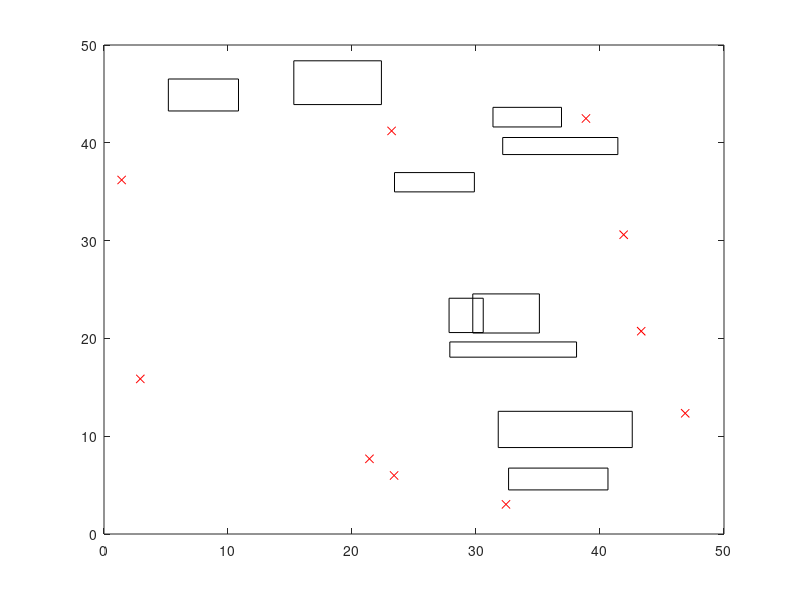

MATLAB code to generate this figure: (Note: this script raises an error after producing the figure.)
%% Obstacle builder
close all hidden;
%Graph Variables:
Xmax=50;%maximum x-dimension
Ymax=50;%maximum y-dimension

% create 0 matrix with [3 columns: C1 for ID, C2&C3 for coordinates] and 
% [N rows for the nodes]
N=10;
mat=zeros(N,3);
for i = 1:N
    randXN=Xmax*rand;
    randYN=Ymax*rand;
    new=[i randYN randXN];
    mat(i,:)=new;
    
end
figure ('Name','Nodes');
mate=mat(:,[2 3]);
plot(mat(:,2),mat(:,3),'rx')
%scatter(mat(:,2),mat(:,3));

%Bbstacle Variables:
MinObstacleCount=6;%define min amount of obstacles
MaxObstacleCount=20;
ObstacleCount=randi([MinObstacleCount,MaxObstacleCount]);%define max amount of obstacles
ObstacleMatrix=zeros(ObstacleCount,5);%create obstacle matrix for rectangles where columns are: index, x, y, w, h
ObstacleMap=zeros(ObstacleCount,4);
%figure('Name','Obstacles');
%axis([0,50,0,50])
j=1;
while j<=ObstacleCount %while loop for constructing obstacles
    x1=Xmax*rand; %random x coordinate
    y1=Xmax*rand; %random y coordinate
    w=Ymax*rand*0.2+1;  %random width
    h=Ymax*rand*0.1+1;  %random height
    k=1; 
    while k<j+1 %while loop for checking all obstacles for collission with newly made obstacle

        %Define variables
        OM2=ObstacleMatrix(k,2);
        OM3=ObstacleMatrix(k,3);
        xv=ObstacleMatrix(k,2)+ObstacleMatrix(k,4);
        yv=ObstacleMatrix(k,3)+ObstacleMatrix(k,5);
        Ow=x1+w;
        Oh=y1+h;
             %Point in obstacle
             % x and y inside obstacle
             if x1>=OM2 & x1<=xv & y1>=OM3 & y1<=yv
                    x1=Xmax*rand;
                    y1=Xmax*rand;
                    disp('If-statement 1 break');
                    k=1;

%following drawing depicts an obstacle in our state space where every vertice is assigned a number, zo we can describe how the new obstacle could intersect.                     
%     3                 
%     __                 yv.__.                             Oh.__.
% 2  |__|  4               |__| (points on old obstacle)      |__| (points on new obstacle) 
%                       OM3'  'xv                           y1'  'Ow
%     1                    OM2                                x1


             %other possible intersections       
             else
                    % Oh inside interval of obstacle onwards
                    if Oh<=yv & Oh>= OM3
                        % y1 and Oh inside interval of obstacle
                        if y1<=yv & y1>=OM3
                            % x1 outside interval and Ow inside interval of obstacle: 2 intersection fully
                            if x1<=OM2 & x1<=xv & Ow>=OM2 & Ow>=xv 
                                x1=Xmax*rand;
                                y1=Xmax*rand;
                                disp('If-statement 2f break');
                                k=1;
                            % x1 and Ow outside interval of obstacle: 2,4 intersection
                            elseif x1<=OM2 & x1<=xv & Ow<=OM2 & Ow<=xv 
                                x1=Xmax*rand;
                                y1=Xmax*rand;
                                disp('If-statement 2,4 break');
                                k=1;
                            end
                        % Oh inside interval and y1 outside interval
                        elseif y1<=yv & y1<=OM3
                            % x1 and Ow outside interval of obstacle: 2 intersection partially down
                            if x1<=OM2 & x1<=xv & Ow<=OM2 & Ow<=xv
                                x1=Xmax*rand;
                                y1=Xmax*rand;
                                disp('If-statement 2pd break');
                                k=1;
                            % x1 outside and Ow inside interval of obstacle: 2,1 intersection 
                            elseif x1<=OM2 & x1<=xv & Ow>=OM2 & Ow<=xv
                                x1=Xmax*rand;
                                y1=Xmax*rand;
                                disp('If-statement 2,1 break');
                                k=1;
                            % x1 inside and Ow outside interval of obstacle: 1,4 intersection 
                            elseif x1>=OM2 & x1<=xv & Ow>=OM2 & Ow>=xv
                                x1=Xmax*rand;
                                y1=Xmax*rand;
                                disp('If-statement 1,4 break');
                                k=1;
                            % x1 and Ow inside interval of obstacle: 3 intersection fully
                            elseif x1>=OM2 & x1<=-xv & Ow>=OM2 & Ow<=xv
                                x1=Xmax*rand;
                                y1=Xmax*rand;
                                disp('If-statement 3f break');
                                k=1;
                            end
                        end
                    % Oh outside interval of obstacle onwards
                    % x1 inside interval of obstacle
                    elseif x1>=OM2 & x1<=xv
                        % y1 and Oh outside of interval obstacle
                        if y1<=OM3 & y1<=yv & Oh>=OM3 & Oh>=yv
                            % Ow inside interval of obstacle: 1,3 intersection
                            if Ow>=OM2 & Ow<=xv 
                                x1=Xmax*rand;
                                y1=Xmax*rand;
                                disp('If-statement 1,3 break');
                                k=1;
                            % Ow outside interval of obstacle: 1,3 intersection partially right
                            elseif Ow>=OM2 & Ow>=xv
                                x1=Xmax*rand;
                                y1=Xmax*rand;
                                disp('If-statement 1,3pr break');
                                k=1;
                            end
                        end
                    % x1 outside interval of obstacle onwards
                    elseif x1<=OM2 & x1<=xv
                        % Ow inside interval of obstacle
                        if Ow>=OM2 & Ow<=xv
                            % y1 inside and Oh outside interval of obstacle: 2,3 intersection
                            if y1>=OM3 & y1<=yv & Oh>=OM3 & Oh>=yv
                                x1=Xmax*rand;
                                y1=Xmax*rand;
                                disp('If-statement 2,3 break');
                                k=1;
                            % y1 and Oh outside interval of obstacle: 1,3 intersection partially left
                            elseif y1<=OM3 & y1<=yv & Oh>=OM3 & Oh>=yv
                                x1=Xmax*rand;
                                y1=Xmax*rand;
                                disp('If-statement 1,3pl break');
                                k=1;
                            end
                        end
                    % y1 inside and x1, Ow and Oh outside interval obstacle: 2 intersection partially up
                    elseif y1>=OM3 & y1<=yv & x1<=OM2 & x1<=xv & Ow>=OM2 & Ow>=xv & Oh>=OM3 & Oh>=yv
                        x1=Xmax*rand;
                        y1=Xmax*rand;
                        disp('If-statement 2pu break');
                        k=1;
                    %encapsulation obstacle
                    elseif y1<=OM3 & y1<=Oh & Oh>=OM3 & Oh>=yv & x1<=OM2 & x1<=xv & Ow>=OM2 & Ow>=xv
                        x1=Xmax*rand;
                        y1=Xmax*rand;
                        disp('If-statement e break');
                        k=1;
                    else
                        k=k+1;
                    end
             end
                                  
    	    k=k+1;
     end
        
    Obstacle=[j,x1,y1,w,h];
    ObstacleMatrix(j,:)=Obstacle;
    Obstaclemapper=[x1,y1,x1+w,y1+h]; %map of obstacles with [x1,y1,x2,y2]
    ObstacleMap(j,:)=Obstaclemapper;
    rectangle('position', Obstacle(:,[2,3,4,5]));
    j=j+1;
end
% 

%global edges; %edges of the obstacles will be put into a matrix, 4 lines per rectangle means 4 rows per object
% edges: a matrix representing all the lines of the obstacles. (size N x 4 in the form N x [x1, y1, x2, y2])
    % first creating a matrix with all the edges of the obstacles in the form
    % (x1,y1,x2,y2) to use in the function
    % preallocate matrix to store edges (multiplied by 4 because each rectangle has 4 edges)
    edges = zeros(size(ObstacleMatrix,1)*4,4);
    for i = 1:size(ObstacleMatrix,1)
        x1 = ObstacleMatrix(i,2); % x coordinate of bottom left corner
        y1 = ObstacleMatrix(i,3); % y coordinate of bottom left corner
        w = ObstacleMatrix(i,4); % width of rectangle
        h = ObstacleMatrix(i,5); % height of rectangle
        % Extract edges and store in edges matrix
        edges((i-1)*4+1,:) = [x1,y1,x1+w,y1]; % bottom edge
        edges((i-1)*4+2,:) = [x1,y1,x1,y1+h]; % left edge
        edges((i-1)*4+3,:) = [x1+w,y1,x1+w,y1+h]; % right edge
        edges((i-1)*4+4,:) = [x1,y1+h,x1+w,y1+h]; % top edge
    end
writematrix(ObstacleMap, 'ObstacleMap.csv');
writematrix(ObstacleMatrix, 'RectangleMatrix.csv');
writematrix(edges, 'edges.csv')